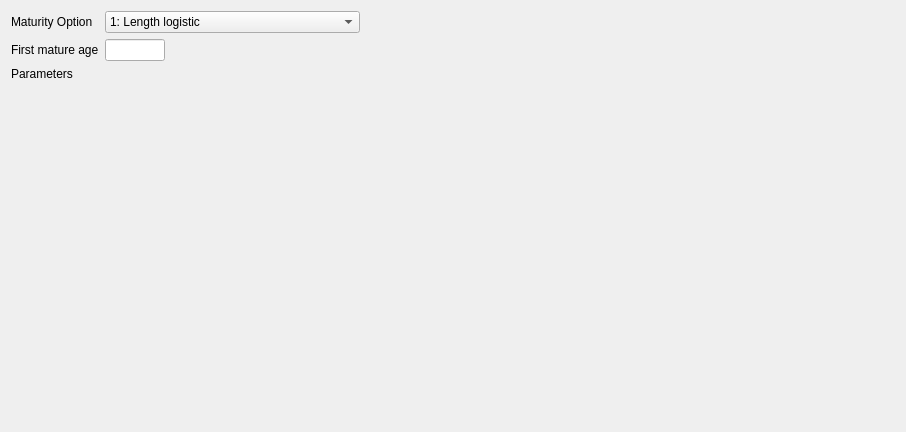
         <widget class="QWidget" name="scrollAreaWidgetContents_6">
          <property name="geometry">
           <rect>
            <x>0</x>
            <y>0</y>
            <width>906</width>
            <height>432</height>
           </rect>
          </property>
          <layout class="QVBoxLayout" name="verticalLayout_20">
           <item>
            <layout class="QGridLayout" name="gridLayout_maturity">
             <item row="2" column="1" colspan="4">
              <layout class="QVBoxLayout" name="verticalLayout_maturity_params"/>
             </item>
             <item row="0" column="0">
              <widget class="QLabel" name="label_maturity_option">
               <property name="text">
                <string>Maturity Option</string>
               </property>
              </widget>
             </item>
             <item row="0" column="1" colspan="2">
              <widget class="QComboBox" name="comboBox_maturity_option">
               <item>
                <property name="text">
                 <string>1: Length logistic</string>
                </property>
               </item>
               <item>
                <property name="text">
                 <string>2: Age logistic</string>
                </property>
               </item>
               <item>
                <property name="text">
                 <string>3: Read age-specific maturity for fem</string>
                </property>
               </item>
               <item>
                <property name="text">
                 <string>4: Read age-specific fecundity</string>
                </property>
               </item>
               <item>
                <property name="text">
                 <string>5: read empirical data from file wtatage.ss</string>
                </property>
               </item>
              </widget>
             </item>
             <item row="1" column="0">
              <widget class="QLabel" name="label_maturity_first_age">
               <property name="text">
                <string>First mature age</string>
               </property>
              </widget>
             </item>
             <item row="1" column="1">
              <widget class="QLineEdit" name="lineEdit_maturity_first_age">
               <property name="maximumSize">
                <size>
                 <width>60</width>
                 <height>16777215</height>
                </size>
               </property>
              </widget>
             </item>
             <item row="2" column="0">
              <widget class="QLabel" name="label_maturity_spacer">
               <property name="text">
                <string>Parameters</string>
               </property>
               <property name="alignment">
                <set>Qt::AlignLeading|Qt::AlignLeft|Qt::AlignTop</set>
               </property>
              </widget>
             </item>
             <item row="1" column="4">
              <spacer name="horizontalSpacer_20">
               <property name="orientation">
                <enum>Qt::Horizontal</enum>
               </property>
               <property name="sizeHint" stdset="0">
                <size>
                 <width>40</width>
                 <height>20</height>
                </size>
               </property>
              </spacer>
             </item>
             <item row="1" column="3">
              <spacer name="horizontalSpacer_6">
               <property name="orientation">
                <enum>Qt::Horizontal</enum>
               </property>
               <property name="sizeHint" stdset="0">
                <size>
                 <width>40</width>
                 <height>20</height>
                </size>
               </property>
              </spacer>
             </item>
             <item row="1" column="2">
              <spacer name="horizontalSpacer_21">
               <property name="orientation">
                <enum>Qt::Horizontal</enum>
               </property>
               <property name="sizeHint" stdset="0">
                <size>
                 <width>40</width>
                 <height>20</height>
                </size>
               </property>
              </spacer>
             </item>
             <item row="1" column="5">
              <spacer name="horizontalSpacer_22">
               <property name="orientation">
                <enum>Qt::Horizontal</enum>
               </property>
               <property name="sizeHint" stdset="0">
                <size>
                 <width>40</width>
                 <height>20</height>
                </size>
               </property>
              </spacer>
             </item>
            </layout>
           </item>
          </layout>
         </widget>
